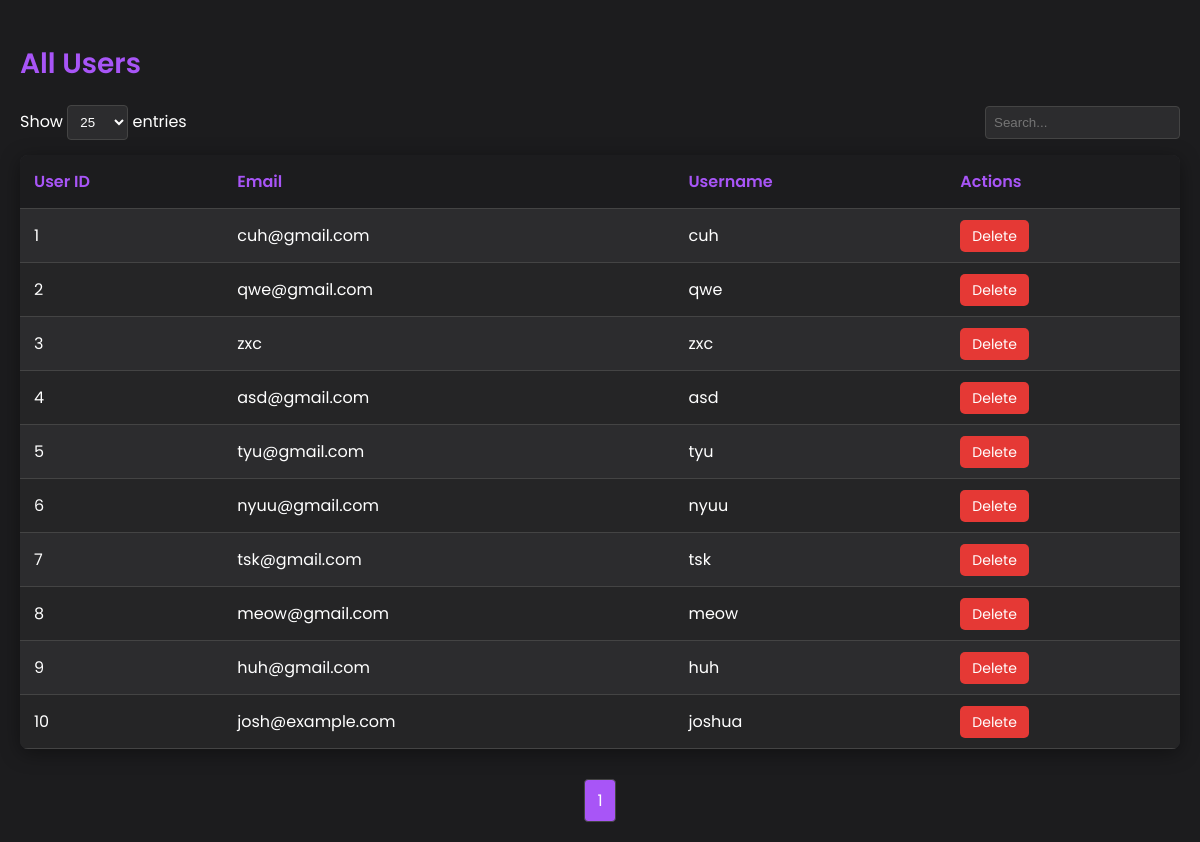
/all_user.php, run on an earlier commit of the app's database.
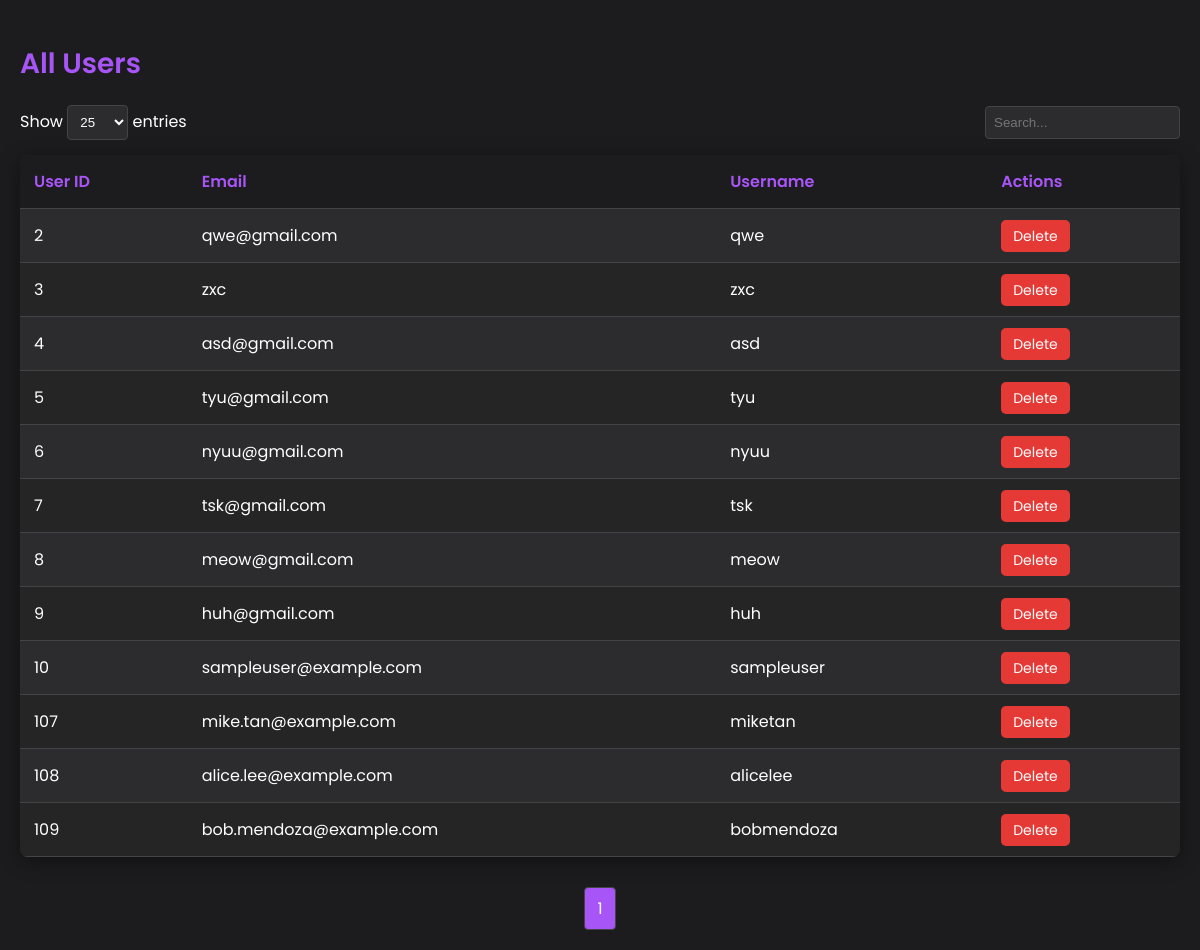
And on a later commit of the database.
### tables this page shows
CREATE TABLE `users` (
  `user_id` int(11) NOT NULL,
  `email` varchar(100) NOT NULL,
  `username` varchar(50) NOT NULL,
  `password` varchar(255) NOT NULL
);

### all_user.php (the view, shortened to what this page needs)
<?php
$conn = new mysqli("localhost", "root", "", "flickseat_db");
$entries_per_page = 25;
$current_page = isset($_GET['page']) ? (int)$_GET['page'] : 1;
$offset = ($current_page - 1) * $entries_per_page;
$search = isset($_GET['search']) ? $conn->real_escape_string($_GET['search']) : '';
$search_condition = $search ? "WHERE username LIKE '%$search%' OR email LIKE '%$search%'" : '';
$all_users = $conn->query("SELECT * FROM users $search_condition LIMIT $entries_per_page OFFSET $offset");
$total_users = $conn->query("SELECT COUNT(*) as total FROM users $search_condition")->fetch_assoc()['total'];
$total_pages = ceil($total_users / $entries_per_page);
?>
<!DOCTYPE html>
<html lang="en">
<head>
</head>
<body>
<h2>All Users</h2>
<div class="table-controls">
    <div>
        <span>Show</span>
        <select id="entries-select" onchange="updateEntriesPerPage()">
            <option value="25" <?= $entries_per_page == 25 ? 'selected' : '' ?>>25</option>
        </select>
        <span>entries</span>
    </div>
    <div>
        <form method="GET" action="">
            <input type="text" name="search" placeholder="Search..." value="<?= htmlspecialchars($search) ?>">
        </form>
    </div>
</div>
<table>
    <thead>
        <tr>
            <th>User ID</th>
            <th>Email</th>
            <th>Username</th>
            <th>Actions</th>
        </tr>
    </thead>
    <tbody>
        <?php if ($all_users->num_rows > 0): ?>
            <?php while ($row = $all_users->fetch_assoc()) { ?>
                <tr>
                    <td><?= htmlspecialchars($row['user_id']) ?></td>
                    <td><?= htmlspecialchars($row['email']) ?></td>
                    <td><?= htmlspecialchars($row['username']) ?></td>
                    <td>
                        <a href="delete_user.php?id=<?= $row['user_id'] ?>"
                           class="btn-delete"
                           onclick="return confirm('Are you sure you want to delete this user?')">Delete</a>
                    </td>
                </tr>
            <?php } ?>
        <?php else: ?>
            <tr>
                <td colspan="4" style="text-align: center;">No users found</td>
            </tr>
        <?php endif; ?>
    </tbody>
</table>
<div class="pagination">
    <?php for ($i = 1; $i <= $total_pages; $i++): ?>
        <a href="?page=<?= $i ?>&search=<?= urlencode($search) ?>" <?= $i == $current_page ? 'class="active"' : '' ?>>
            <?= $i ?>
        </a>
    <?php endfor; ?>
</div>
</body>
</html>

### all_user.php (style rules this page uses)
body { font-family: 'Poppins', sans-serif; background-color: #1c1c1e; color: #fff; margin: 0; padding: 20px; }
h2 { color: #a855f7; margin-bottom: 20px; font-size: 28px; font-weight: 600; }
table { width: 100%; border-collapse: collapse; background-color: #2c2c2e; border-radius: 8px; box-shadow: 0 4px 20px rgba(0, 0, 0, 0.4); margin-bottom: 30px; overflow: hidden; }
th, td { padding: 14px; text-align: left; color: #fff; border-bottom: 1px solid #444; }
th { background-color: #1c1c1e; color: #a855f7; font-size: 16px; font-weight: 600; }
tr:nth-child(even) { background-color: #252526; }
.btn-delete { padding: 6px 12px; background-color: #e53935; color: #fff; border: none; border-radius: 5px; font-size: 14px; cursor: pointer; transition: background 0.2s ease; text-decoration: none; }
.table-controls { display: flex; justify-content: space-between; margin-bottom: 15px; align-items: center; }
.table-controls select, .table-controls input { padding: 8px; border-radius: 4px; border: 1px solid #444; background-color: #2c2c2e; color: #fff; }
.pagination { display: flex; justify-content: center; gap: 10px; margin-top: 20px; }
.pagination a { color: #a855f7; text-decoration: none; padding: 8px 12px; border-radius: 4px; border: 1px solid #444; }
.pagination a.active { background-color: #a855f7; color: white; }

What changed in the data, as far as the page shows it:
removed users: user_id "1", email "cuh@gmail.com", username "cuh"
changed users id 10: email "josh@example.com" → "sampleuser@example.com"; username "joshua" → "sampleuser"
added users: user_id "107", email "mike.tan@example.com", username "miketan"
added users: user_id "108", email "alice.lee@example.com", username "alicelee"
added users: user_id "109", email "bob.mendoza@example.com", username "bobmendoza"
